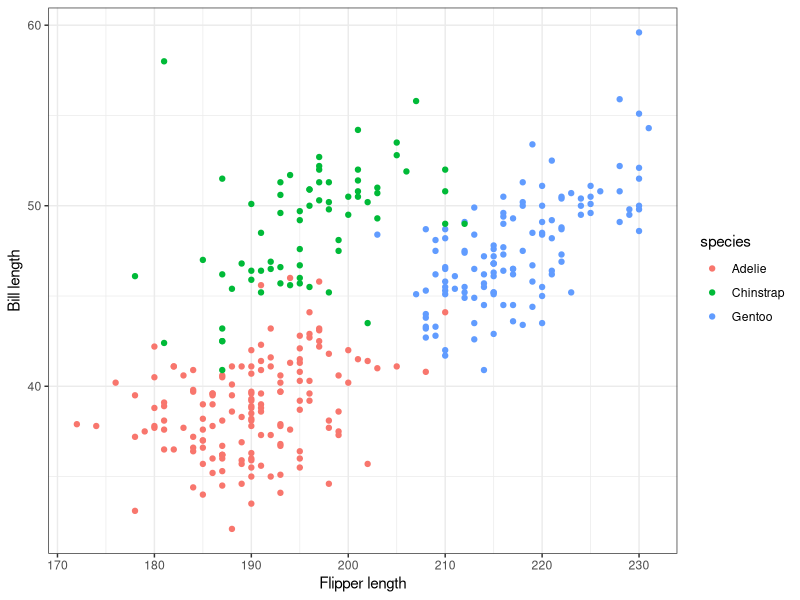
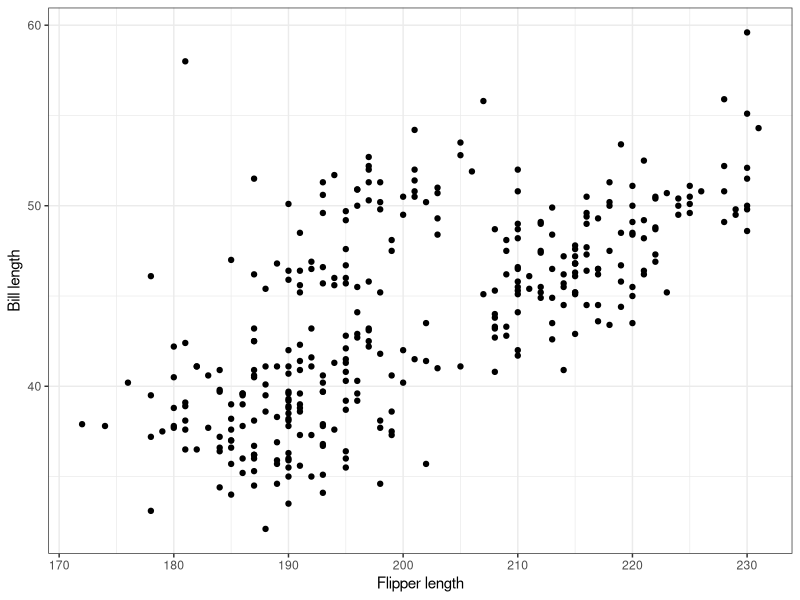
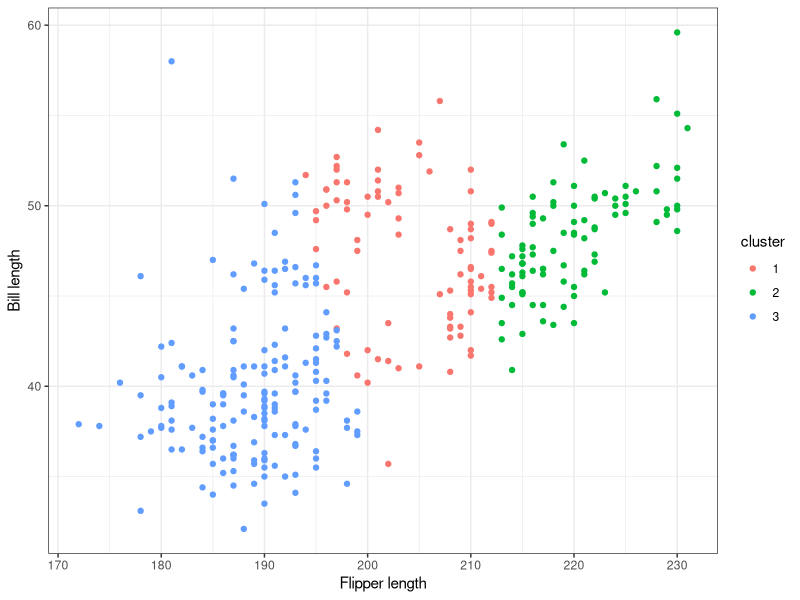

Recreate these plots in R, in order.
## ---- chunk 1
library(palmerpenguins)
library(tidyverse)

penguins |>
  ggplot(aes(x = flipper_length_mm, y = bill_length_mm, color = species)) +
  geom_point() +
  labs(x = "Flipper length", y = "Bill length") +
  theme_bw()
## ---- chunk 2
penguins |>
  ggplot(aes(x = flipper_length_mm, y = bill_length_mm)) +
  geom_point() +
  labs(x = "Flipper length", y = "Bill length") +
  theme_bw()
## ---- chunk 3
df <- penguins |>
  select(flipper_length_mm, bill_length_mm) |>
  drop_na() # remove missing values before clustering

# cluster with k = 3
clusters <- kmeans(df, 3, algorithm = "Lloyd", iter.max=20)$cluster

df |>
  mutate(cluster = as.factor(clusters)) |>
  ggplot(aes(x = flipper_length_mm, y = bill_length_mm, color = cluster)) +
  geom_point() +
  labs(x = "Flipper length", y = "Bill length") +
  theme_bw()
## ---- chunk 4
example_mat <- matrix(c(1:12), nrow = 6, byrow = T)
example_mat

groups <- c(1, 1, 2, 2, 3, 3)

# group mean for group 1
colMeans(example_mat[groups == 1,])

# group mean for group 2
colMeans(example_mat[groups == 2,])

# group mean for group 1
colMeans(example_mat[groups == 3,])
## ---- chunk 5
sqrt(rowSums(sweep(example_mat, 2, c(2, 3))^2))
